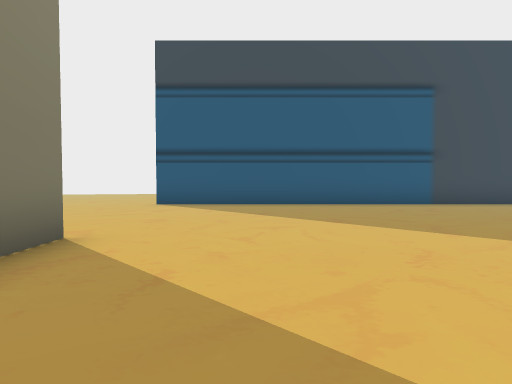
View 1 (above)

17 first-person views from a walk through a 3-D level made in the Unity game engine. The camera is 1.3 m above the floor, tilts 2° down and sees 75° across. The floor is counted in squares, 2 m on a side. Each view is taken from the middle of a square. On the plan, view 1 faces up. The plan holds only what a view shows up to about 10 squares ahead; the rest is blank. The place goes on beyond the plan. The player is left out.

View 2
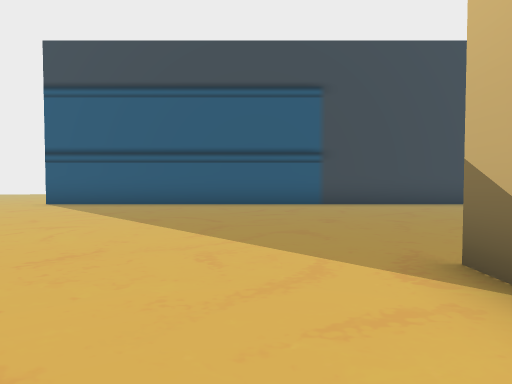

View 3
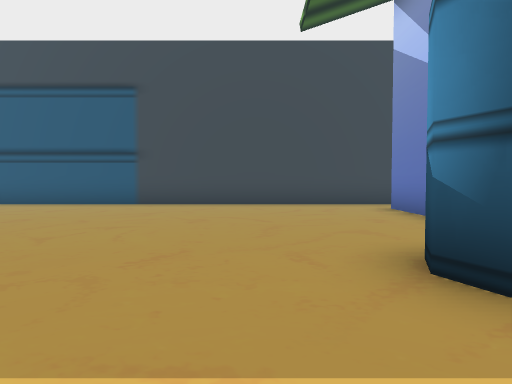

View 4
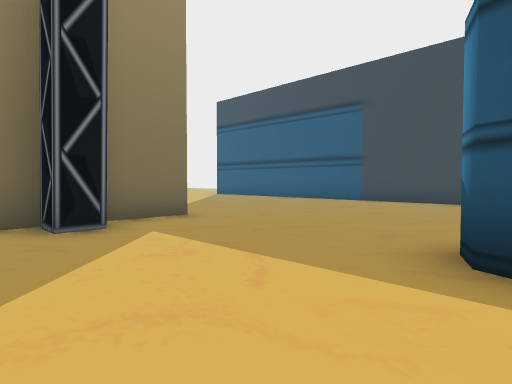

View 5
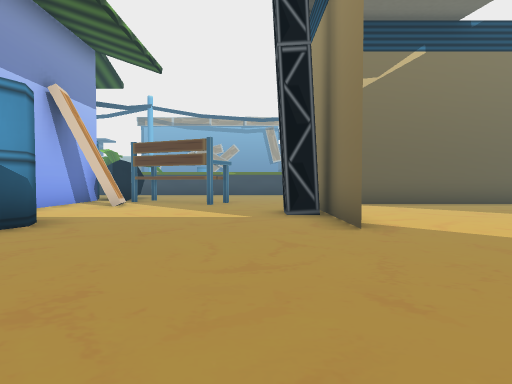

View 6
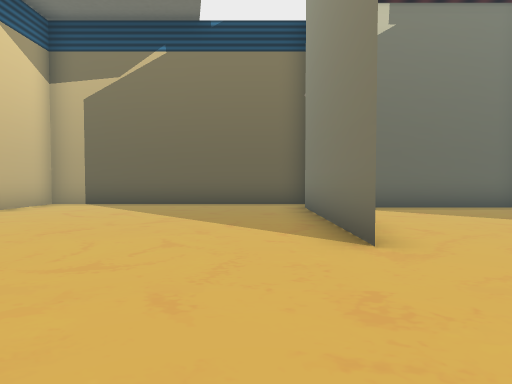

View 7
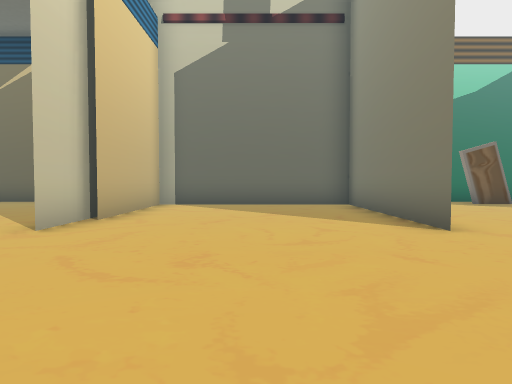

View 8
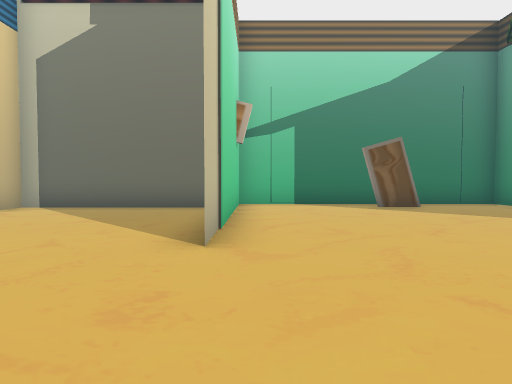

View 9
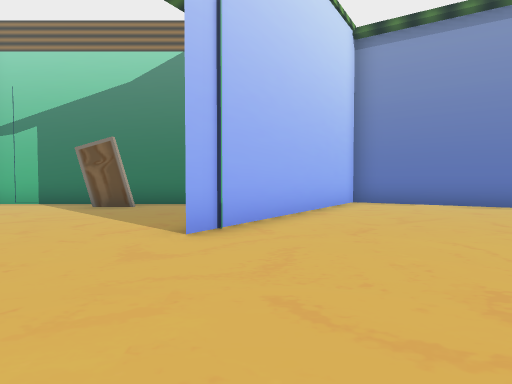

View 10
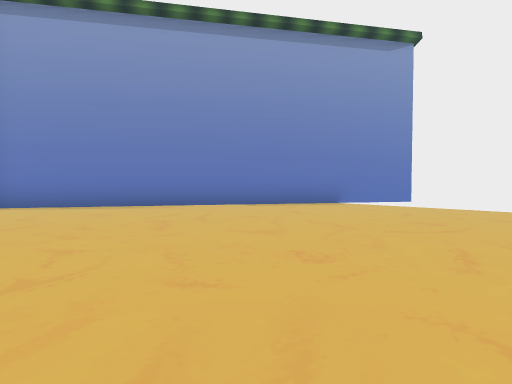

View 11
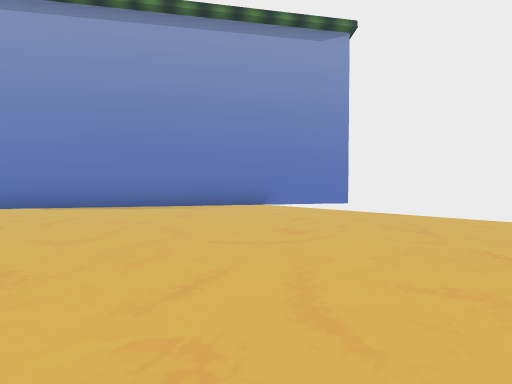

View 12
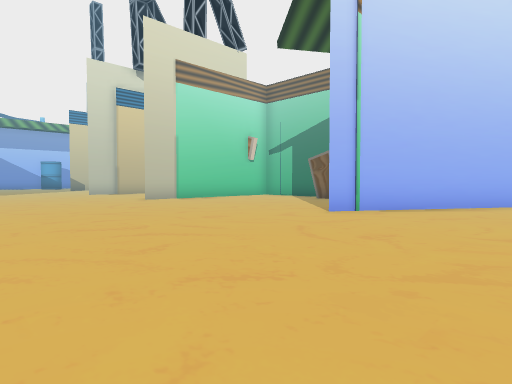

View 13
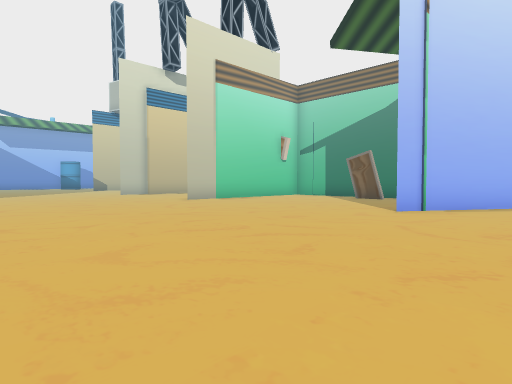

View 14
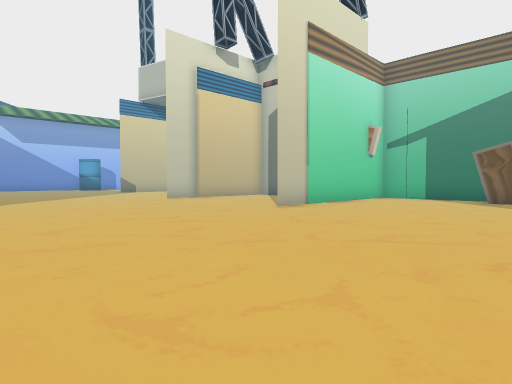

View 15
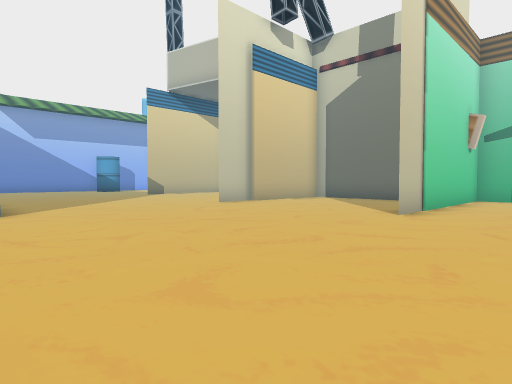

View 16
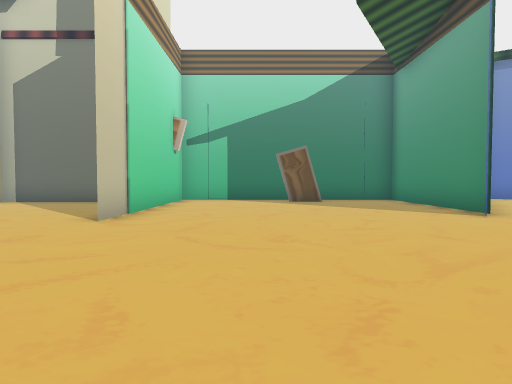

View 17
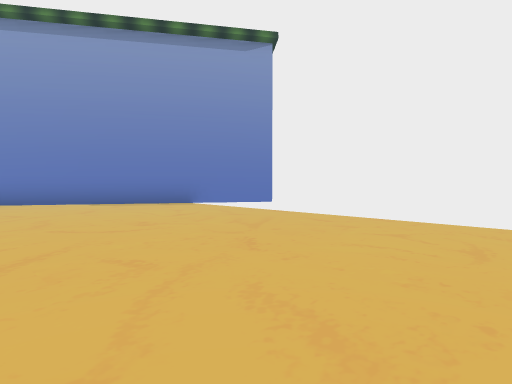

### Floor plan
Points are (right, up) in squares from view 1. A wall is a line through its corners. A room is listed if a view was taken in it or the views show most of it. See-through windows are left out.
Room 1 (views 1, 2, 3, 4, 5, 6, 7, 8, 9, 10, 11, 12, 13, 14, 15, 16, 17)
walls: (-2.2, 2) (-2.2, 3.8) (-2.2, -1); (-7.5, -1.7) (-7.5, 3.8) (-7.5, -0.9) (-2.4, -0.9) (-2.4, 2.6); (-14.2, 3) (-14.5, 2.4) (-14.5, -2.1) (-7.5, -2.1); (-12, -1.1) (-10.8, -1.1); (-2.4, -2.1) (4.6, -2.1) (4.6, -0.2); (4.6, 2) (4.6, 2.6) (4.6, -0.6); (5.5, 0.7) (5.5, 0.1); (7.2, -1.8) (9.7, -2.9); (9.4, 1.8) (9.2, 2.3) (9.4, 2.8); (10.5, 9) (-2.8, 9); (9.8, -2.1) (9.7, -1.3) (10, -1.2); (-26.6, 2.6) (-17.9, -2.9) (-14.1, 3.1)
ways out: opening at (6, -2)

Where each view was taken, in squares from view 1:
view 1: 0 up, 0 right, facing up
view 2: 0 up, 3 right, facing up
view 3: 0 up, 8 right, facing up
view 4: 1 down, 10 right, facing up-left
view 5: 7 up, 6 right, facing down
view 6: 7 up, 1 left, facing down
view 7: 8 up, 5 left, facing down
view 8: 7 up, 8 left, facing down
view 9: 7 up, 15 left, facing down
view 10: 7 up, 17 left, facing down-left
view 11: 8 up, 19 left, facing down-left
view 12: 9 up, 18 left, facing down-right
view 13: 10 up, 17 left, facing down-right
view 14: 10 up, 13 left, facing down-right
view 15: 10 up, 10 left, facing down-right
view 16: 9 up, 10 left, facing down
view 17: 10 up, 20 left, facing down-left
